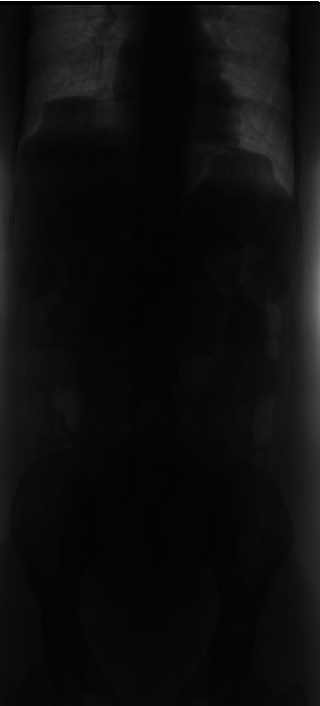
#> input picture HW2 - Intensity Transformation Operations/spineXray.tif, 320 x 706 px
$ jupyter execute Part4.ipynb
#> lines starting #> are read from the running program, lines starting #| are printed output that depends on the picture
# Q4

[cell 1]
import cv2 as cv
import matplotlib.pyplot as plt
import numpy as np

## Section 1

[cell 2]
spineXray = cv.imread("./spineXray.tif", cv.IMREAD_GRAYSCALE)
#> spineXray is the input picture: shape (706, 320); min 0, max 255, mean 13.7
chest = cv.imread("./chest.tif", cv.IMREAD_ANYDEPTH)
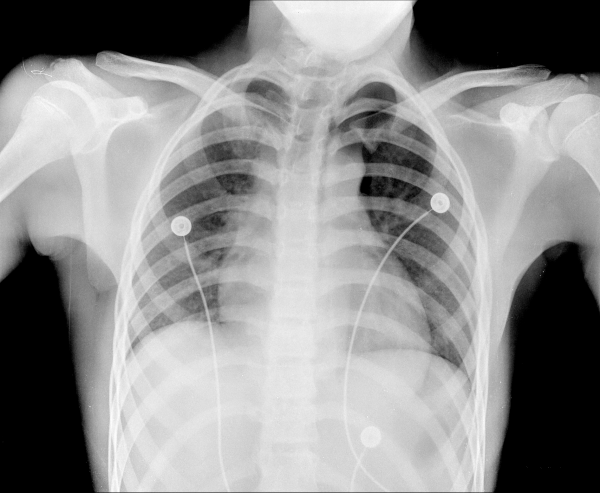
#> input picture HW2 - Intensity Transformation Operations/chest.tif, 600 x 493 px
#> chest is the input picture: shape (493, 600) uint16; min 0, max 64991, mean 36445.1

[cell 3]
print(f"""
Name : spineXray
shape: {spineXray.shape}
dtype: {spineXray.dtype}
""")
#| Name : spineXray
#| shape: (706, 320)
#| dtype: uint8

[cell 4]
print(f"""
Name : chest
shape: {chest.shape}
dtype: {chest.dtype}
""")
#| Name : chest
#| shape: (493, 600)
#| dtype: uint16

## Section 2
#### description in report file

[cell 5]
def performCLAHE(img):
    clahe = cv.createCLAHE()
    return clahe.apply(img)

## Section 3

[cell 6]
def transform(img, bit_depth):
    # calculate histogram
    hist = [0] * 2 ** bit_depth
    for i in img.flatten():
        hist[i] += 1
    hist = np.array(hist)
    cdf = [0] * 2 ** bit_depth
    cdf[0] = hist[0]
    for i in range(1, len(hist)):
        cdf[i] = hist[i] + cdf[i-1]
    res = np.zeros(img.shape)
    for i in range(img.shape[0]):
        for j in range(img.shape[1]):
            res[i, j] = (2 ** bit_depth - 1) / img.size * cdf[img[i, j]]
    return res

## Section 4

[cell 7]
def show(img):
    bit = int(str(img.dtype)[4:])
    clahe = performCLAHE(img)
    hist_equalized = transform(img, bit)
    bit_rate = int(2 ** bit / 64)

    fig = plt.figure(figsize=(12, 10))
    gs = fig.add_gridspec(3, 3)

    ax1 = fig.add_subplot(gs[0, 0])
    ax1.imshow(img, cmap = 'gray', vmin = 0, vmax = 2 ** bit - 1)
    ax1.set_title('Original')

    ax2 = fig.add_subplot(gs[0, 1])
    ax2.imshow(clahe, cmap = 'gray', vmin = 0, vmax = 2 ** bit - 1)
    ax2.set_title('CLAHE')

    ax3 = fig.add_subplot(gs[0, 2])
    ax3.imshow(hist_equalized, cmap = 'gray', vmin = 0, vmax = 2 ** bit - 1)
    ax3.set_title('Hist Equalization')

    ax4 = fig.add_subplot(gs[1, 0])
    ax4.hist(img.ravel(), bins=[i for i in range(0, 2 ** bit, bit_rate)], density = True)

    ax4 = fig.add_subplot(gs[1, 1])
    ax4.hist(clahe.ravel(), bins=[i for i in range(0, 2 ** bit, bit_rate)], density = True)

    ax4 = fig.add_subplot(gs[1, 2])
    ax4.hist(hist_equalized.ravel(), bins=[i for i in range(0, 2 ** bit, bit_rate)], density = True)

    ax5 = fig.add_subplot(gs[2, 0])
    ax5.hist(img.ravel(), bins=[i for i in range(0, 2 ** bit, bit_rate)], density = True, cumulative = True)

    ax6 = fig.add_subplot(gs[2, 1])
    ax6.hist(clahe.ravel(), bins=[i for i in range(0, 2 ** bit, bit_rate)], density = True, cumulative = True)

    ax7 = fig.add_subplot(gs[2, 2])
    ax7.hist(hist_equalized.ravel(), bins=[i for i in range(0, 2 ** bit, bit_rate)], density = True, cumulative = True)

    plt.show()

[cell 8]
show(spineXray)
#> in performCLAHE, `return clahe.apply(img)`:
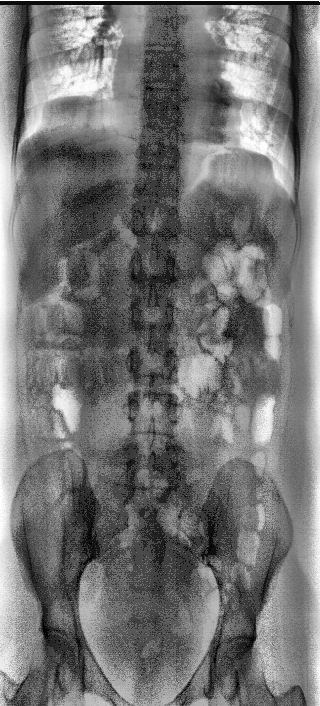
#> returned value: shape (706, 320); min 1, max 255, mean 115.9
#> after the loop in transform, `for i in img.flatten():`: hist = 256 values, max 27949 at index 5, min 0 at index 1, mean 882.5
#> after the loop in transform, `for i in range(1, len(hist)):`: cdf = 256 values from 1279 to 225920
#> after the loop in transform, `for i in range(img.shape[0]):`:
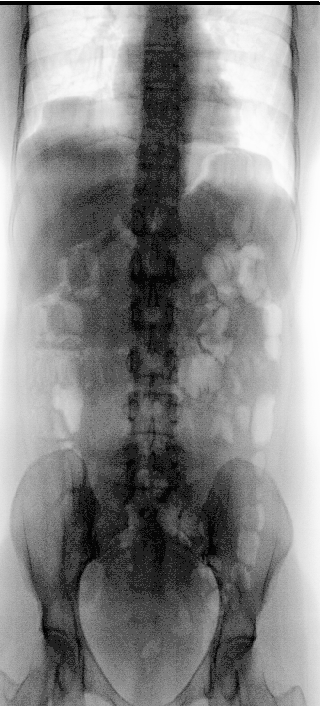
#> res: shape (706, 320) float64; min 1.44, max 255, mean 134.8
#> in show, `plt.show()`:
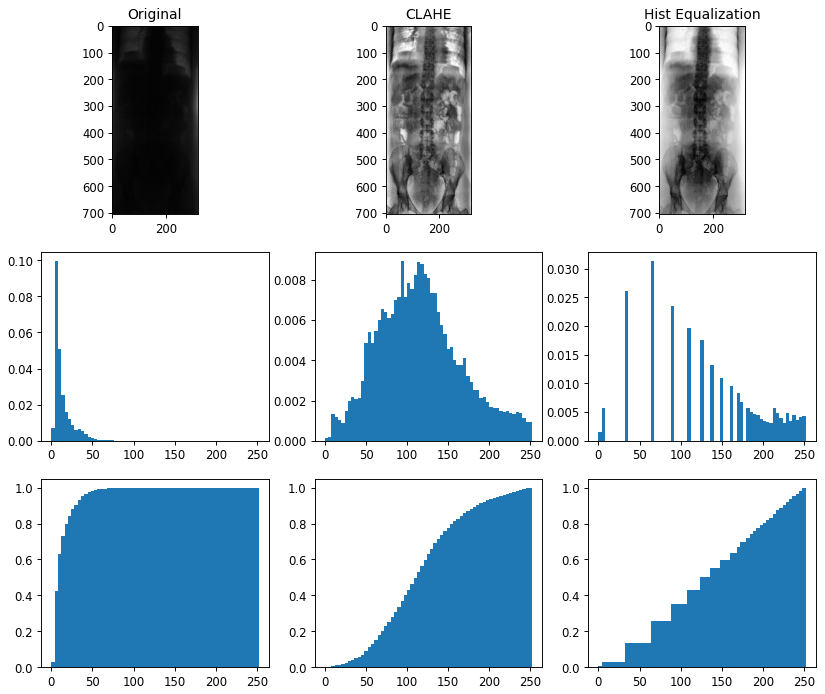
#> figure drawn by matplotlib, 9 panels; panel 4: tallest bar 0.0995 high, from x = 4 to 8; panel 5: tallest bar 0.00893 high, from x = 92 to 96; panel 6: tallest bar 0.0313 high, from x = 64 to 68; panel 8: tallest bar 1 high, from x = 248 to 252

[cell 9]
show(chest)
#> in performCLAHE (call 2), `return clahe.apply(img)`:
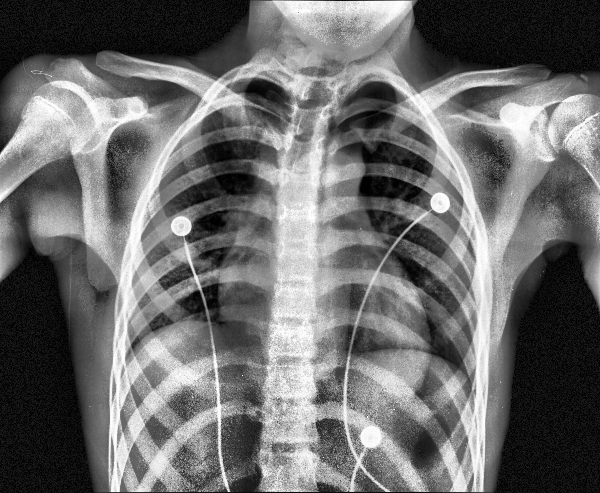
#> returned value: shape (493, 600) uint16; min 20, max 65532, mean 27960.3; drawn with min black and max white
#> call 2 of transform, with bit_depth = 16
#> the loop in transform (call 2), `for i in img.flatten():` made 295800 passes
#> i on passes 1 to 3: 56, 4, 160
#> after the loop in transform (call 2), `for i in img.flatten():`: hist = 65536 items
#> after the loop in transform (call 2), `for i in range(img.shape[0]):`:
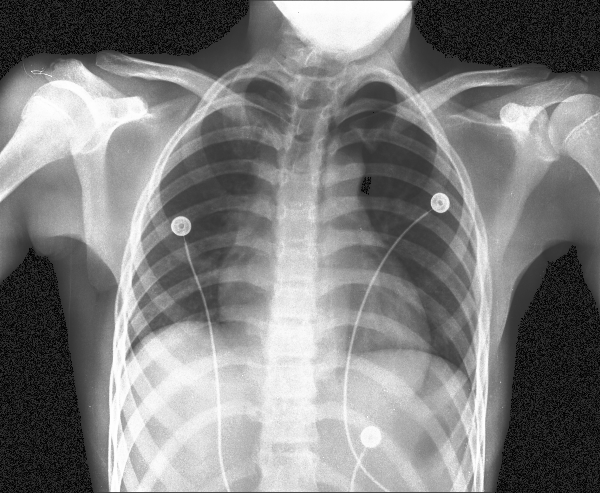
#> res: shape (493, 600) float64; min 56.05, max 65535, mean 32773.6; drawn with min black and max white
#> in show (call 2), `plt.show()`:
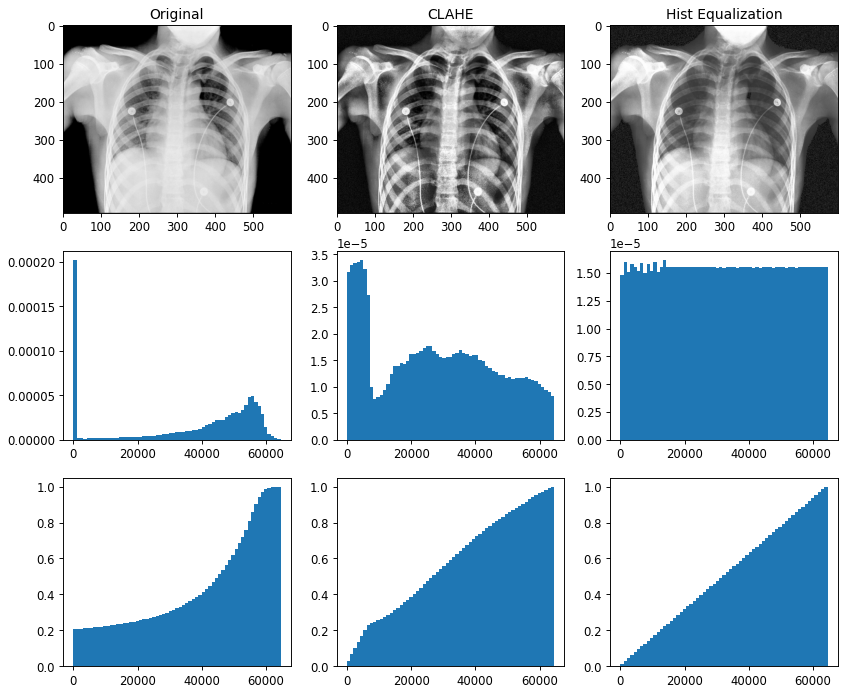
#> figure drawn by matplotlib, 9 panels; panel 4: tallest bar 0.000202 high, from x = 0 to 1024; panel 5: tallest bar 3.39e-05 high, from x = 4096 to 5120; panel 6: tallest bar 1.62e-05 high, from x = 13312 to 14336; panel 7: tallest bar 1 high, from x = 63488 to 64512
